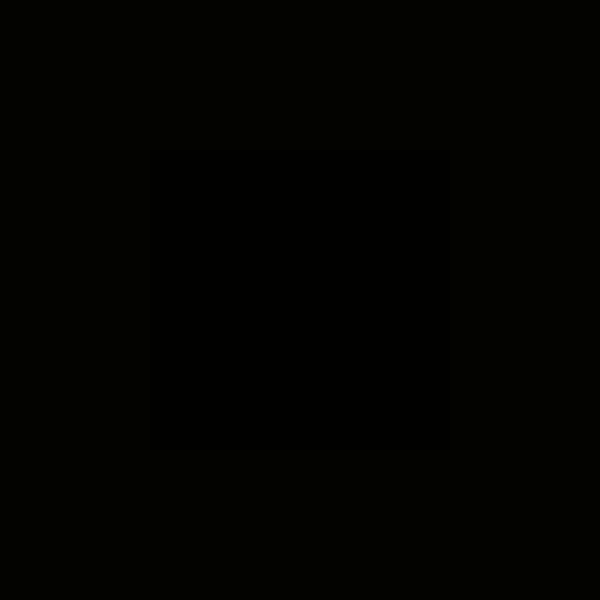
Frame 1 (no input)
Frame 60 (the mouse pressed at the canvas centre just before this capture): identical to frame 1, image omitted
Frame 120 (the mouse held since frame 60 and released just before this capture): identical to frame 1, image omitted

The Processing sketch that drew this single still picture (run headless with seeded random() and noise(); from frame 60 on, the mouse is pressed at the canvas centre):

// Processing sketch: Pyramid_Illusion
// ── Pyramid_Illusion.pde
//39 clicks para ver el efecto deseado

int squares = 2;
int x;
int b = 255;
int r = 0;
int g = 0;

void setup() {
  size(600, 600);
  noStroke();
  rectMode(CENTER);
}

void draw(){
    
    for (int i=squares; i>0; i--){
      fill(r+i*1.5,g+i*1.5,0);
      x=width/squares;
      rect(width/2,height/2,i*x, i*x);
    }
}

void mouseClicked() {
  squares += 3;
}
